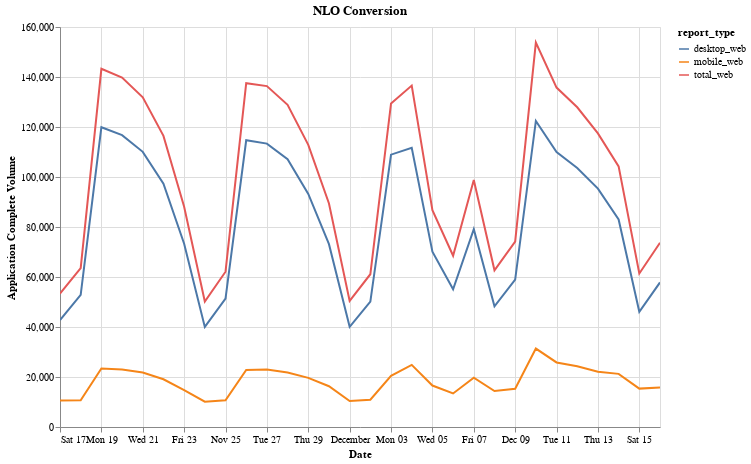

Notebook code cell kept with this figure:
### Markdown cell above
# plot data

### Code cell
data = df.query('report_type == "desktop_web"')

alt.Chart(df, height=400, width=600).mark_line().encode(
    x = alt.X('date', axis=alt.Axis(title='Date')),
    y = alt.Y('app_completes', axis=alt.Axis(title='Application Complete Volume')),
    color = 'report_type').properties(title="NLO Conversion").interactive()

### Figure 1 — Vega-Lite specification as saved in the notebook (floating-point values rounded to 4 significant figures)
{"$schema": "https://vega.github.io/schema/vega-lite/v2.6.0.json", "config": {"view": {"height": 300, "width": 400}}, "data": {"name": "data-273f0dc60f1a17574b9b37e6bcf44cd9"}, "datasets": {"data-273f0dc60f1a17574b9b37e6bcf44cd9": [{"app_completes": 53333, "app_starts": 78288, "date": "2018-11-17T00:00:00", "nlo_conversion": 0.6812, "report_type": "total_web"}, {"app_completes": 63548, "app_starts": 91914, "date": "2018-11-18T00:00:00", "nlo_conversion": 0.6914, "report_type": "total_web"}, {"app_completes": 143280, "app_starts": 203563, "date": "2018-11-19T00:00:00", "nlo_conversion": 0.7039, "report_type": "total_web"}, {"app_completes": 139752, "app_starts": 198284, "date": "2018-11-20T00:00:00", "nlo_conversion": 0.7048, "report_type": "total_web"}, {"app_completes": 131888, "app_starts": 187334, "date": "2018-11-21T00:00:00", "nlo_conversion": 0.704, "report_type": "total_web"}, {"app_completes": 116449, "app_starts": 168461, "date": "2018-11-22T00:00:00", "nlo_conversion": 0.6913, "report_type": "total_web"}, {"app_completes": 88101, "app_starts": 129080, "date": "2018-11-23T00:00:00", "nlo_conversion": 0.6825, "report_type": "total_web"}, {"app_completes": 50182, "app_starts": 74842, "date": "2018-11-24T00:00:00", "nlo_conversion": 0.6705, "report_type": "total_web"}, {"app_completes": 62116, "app_starts": 91174, "date": "2018-11-25T00:00:00", "nlo_conversion": 0.6813, "report_type": "total_web"}, {"app_completes": 137515, "app_starts": 199612, "date": "2018-11-26T00:00:00", "nlo_conversion": 0.6889, "report_type": "total_web"}, {"app_completes": 136367, "app_starts": 196360, "date": "2018-11-27T00:00:00", "nlo_conversion": 0.6945, "report_type": "total_web"}, {"app_completes": 128874, "app_starts": 183604, "date": "2018-11-28T00:00:00", "nlo_conversion": 0.7019, "report_type": "total_web"}, {"app_completes": 112883, "app_starts": 160883, "date": "2018-11-29T00:00:00", "nlo_conversion": 0.7016, "report_type": "total_web"}, {"app_completes": 89432, "app_starts": 128770, "date": "2018-11-30T00:00:00", "nlo_conversion": 0.6945, "report_type": "total_web"}, {"app_completes": 50425, "app_starts": 72853, "date": "2018-12-01T00:00:00", "nlo_conversion": 0.6921, "report_type": "total_web"}, {"app_completes": 61107, "app_starts": 88054, "date": "2018-12-02T00:00:00", "nlo_conversion": 0.694, "report_type": "total_web"}, {"app_completes": 129401, "app_starts": 184520, "date": "2018-12-03T00:00:00", "nlo_conversion": 0.7013, "report_type": "total_web"}, {"app_completes": 136572, "app_starts": 193863, "date": "2018-12-04T00:00:00", "nlo_conversion": 0.7045, "report_type": "total_web"}, {"app_completes": 86748, "app_starts": 177244, "date": "2018-12-05T00:00:00", "nlo_conversion": 0.4894, "report_type": "total_web"}, {"app_completes": 68500, "app_starts": 159190, "date": "2018-12-06T00:00:00", "nlo_conversion": 0.4303, "report_type": "total_web"}, {"app_completes": 98794, "app_starts": 124368, "date": "2018-12-07T00:00:00", "nlo_conversion": 0.7944, "report_type": "total_web"}, {"app_completes": 62662, "app_starts": 70194, "date": "2018-12-08T00:00:00", "nlo_conversion": 0.8927, "report_type": "total_web"}, {"app_completes": 74191, "app_starts": 83004, "date": "2018-12-09T00:00:00", "nlo_conversion": 0.8938, "report_type": "total_web"}, {"app_completes": 153791, "app_starts": 181289, "date": "2018-12-10T00:00:00", "nlo_conversion": 0.8483, "report_type": "total_web"}, {"app_completes": 135779, "app_starts": 175146, "date": "2018-12-11T00:00:00", "nlo_conversion": 0.7752, "report_type": "total_web"}, {"app_completes": 127887, "app_starts": 164566, "date": "2018-12-12T00:00:00", "nlo_conversion": 0.7771, "report_type": "total_web"}, {"app_completes": 117441, "app_starts": 151340, "date": "2018-12-13T00:00:00", "nlo_conversion": 0.776, "report_type": "total_web"}, {"app_completes": 104247, "app_starts": 121256, "date": "2018-12-14T00:00:00", "nlo_conversion": 0.8597, "report_type": "total_web"}, {"app_completes": 61416, "app_starts": 68106, "date": "2018-12-15T00:00:00", "nlo_conversion": 0.9018, "report_type": "total_web"}, {"app_completes": 73679, "app_starts": 80524, "date": "2018-12-16T00:00:00", "nlo_conversion": 0.915, "report_type": "total_web"}, {"app_completes": 42771, "app_starts": 58816, "date": "2018-11-17T00:00:00", "nlo_conversion": 0.7272, "report_type": "desktop_web"}, {"app_completes": 52854, "app_starts": 72379, "date": "2018-11-18T00:00:00", "nlo_conversion": 0.7302, "report_type": "desktop_web"}, {"app_completes": 119900, "app_starts": 163278, "date": "2018-11-19T00:00:00", "nlo_conversion": 0.7343, "report_type": "desktop_web"}, {"app_completes": 116749, "app_starts": 159111, "date": "2018-11-20T00:00:00", "nlo_conversion": 0.7338, "report_type": "desktop_web"}, {"app_completes": 110065, "app_starts": 149846, "date": "2018-11-21T00:00:00", "nlo_conversion": 0.7345, "report_type": "desktop_web"}, {"app_completes": 97347, "app_starts": 135379, "date": "2018-11-22T00:00:00", "nlo_conversion": 0.7191, "report_type": "desktop_web"}, {"app_completes": 73314, "app_starts": 103278, "date": "2018-11-23T00:00:00", "nlo_conversion": 0.7099, "report_type": "desktop_web"}, {"app_completes": 40048, "app_starts": 56298, "date": "2018-11-24T00:00:00", "nlo_conversion": 0.7114, "report_type": "desktop_web"}, {"app_completes": 51396, "app_starts": 71834, "date": "2018-11-25T00:00:00", "nlo_conversion": 0.7155, "report_type": "desktop_web"}, {"app_completes": 114697, "app_starts": 160309, "date": "2018-11-26T00:00:00", "nlo_conversion": 0.7155, "report_type": "desktop_web"}, {"app_completes": 113349, "app_starts": 157120, "date": "2018-11-27T00:00:00", "nlo_conversion": 0.7214, "report_type": "desktop_web"}, {"app_completes": 107108, "app_starts": 147330, "date": "2018-11-28T00:00:00", "nlo_conversion": 0.727, "report_type": "desktop_web"}, {"app_completes": 93224, "app_starts": 128245, "date": "2018-11-29T00:00:00", "nlo_conversion": 0.7269, "report_type": "desktop_web"}, {"app_completes": 73126, "app_starts": 101414, "date": "2018-11-30T00:00:00", "nlo_conversion": 0.7211, "report_type": "desktop_web"}, {"app_completes": 40063, "app_starts": 54922, "date": "2018-12-01T00:00:00", "nlo_conversion": 0.7295, "report_type": "desktop_web"}, {"app_completes": 50181, "app_starts": 68991, "date": "2018-12-02T00:00:00", "nlo_conversion": 0.7274, "report_type": "desktop_web"}, {"app_completes": 108930, "app_starts": 150440, "date": "2018-12-03T00:00:00", "nlo_conversion": 0.7241, "report_type": "desktop_web"}, {"app_completes": 111724, "app_starts": 152736, "date": "2018-12-04T00:00:00", "nlo_conversion": 0.7315, "report_type": "desktop_web"}, {"app_completes": 70156, "app_starts": 140564, "date": "2018-12-05T00:00:00", "nlo_conversion": 0.4991, "report_type": "desktop_web"}, {"app_completes": 55070, "app_starts": 125385, "date": "2018-12-06T00:00:00", "nlo_conversion": 0.4392, "report_type": "desktop_web"}, {"app_completes": 79103, "app_starts": 96886, "date": "2018-12-07T00:00:00", "nlo_conversion": 0.8165, "report_type": "desktop_web"}, {"app_completes": 48266, "app_starts": 51868, "date": "2018-12-08T00:00:00", "nlo_conversion": 0.9306, "report_type": "desktop_web"}, {"app_completes": 58920, "app_starts": 63899, "date": "2018-12-09T00:00:00", "nlo_conversion": 0.9221, "report_type": "desktop_web"}, {"app_completes": 122422, "app_starts": 142108, "date": "2018-12-10T00:00:00", "nlo_conversion": 0.8615, "report_type": "desktop_web"}, {"app_completes": 109959, "app_starts": 136723, "date": "2018-12-11T00:00:00", "nlo_conversion": 0.8042, "report_type": "desktop_web"}, {"app_completes": 103598, "app_starts": 128636, "date": "2018-12-12T00:00:00", "nlo_conversion": 0.8054, "report_type": "desktop_web"}, {"app_completes": 95356, "app_starts": 118221, "date": "2018-12-13T00:00:00", "nlo_conversion": 0.8066, "report_type": "desktop_web"}, {"app_completes": 82993, "app_starts": 92817, "date": "2018-12-14T00:00:00", "nlo_conversion": 0.8942, "report_type": "desktop_web"}, {"app_completes": 46065, "app_starts": 48553, "date": "2018-12-15T00:00:00", "nlo_conversion": 0.9488, "report_type": "desktop_web"}, {"app_completes": 57835, "app_starts": 60627, "date": "2018-12-16T00:00:00", "nlo_conversion": 0.9539, "report_type": "desktop_web"}, {"app_completes": 10562, "app_starts": 19472, "date": "2018-11-17T00:00:00", "nlo_conversion": 0.5424, "report_type": "mobile_web"}, {"app_completes": 10694, "app_starts": 19535, "date": "2018-11-18T00:00:00", "nlo_conversion": 0.5474, "report_type": "mobile_web"}, {"app_completes": 23380, "app_starts": 40285, "date": "2018-11-19T00:00:00", "nlo_conversion": 0.5804, "report_type": "mobile_web"}, {"app_completes": 23003, "app_starts": 39173, "date": "2018-11-20T00:00:00", "nlo_conversion": 0.5872, "report_type": "mobile_web"}, {"app_completes": 21823, "app_starts": 37488, "date": "2018-11-21T00:00:00", "nlo_conversion": 0.5821, "report_type": "mobile_web"}, {"app_completes": 19102, "app_starts": 33082, "date": "2018-11-22T00:00:00", "nlo_conversion": 0.5774, "report_type": "mobile_web"}, {"app_completes": 14787, "app_starts": 25802, "date": "2018-11-23T00:00:00", "nlo_conversion": 0.5731, "report_type": "mobile_web"}, {"app_completes": 10134, "app_starts": 18544, "date": "2018-11-24T00:00:00", "nlo_conversion": 0.5465, "report_type": "mobile_web"}, {"app_completes": 10720, "app_starts": 19340, "date": "2018-11-25T00:00:00", "nlo_conversion": 0.5543, "report_type": "mobile_web"}, {"app_completes": 22818, "app_starts": 39303, "date": "2018-11-26T00:00:00", "nlo_conversion": 0.5806, "report_type": "mobile_web"}, {"app_completes": 23018, "app_starts": 39240, "date": "2018-11-27T00:00:00", "nlo_conversion": 0.5866, "report_type": "mobile_web"}, {"app_completes": 21766, "app_starts": 36274, "date": "2018-11-28T00:00:00", "nlo_conversion": 0.6, "report_type": "mobile_web"}, {"app_completes": 19659, "app_starts": 32638, "date": "2018-11-29T00:00:00", "nlo_conversion": 0.6023, "report_type": "mobile_web"}, {"app_completes": 16306, "app_starts": 27356, "date": "2018-11-30T00:00:00", "nlo_conversion": 0.5961, "report_type": "mobile_web"}, {"app_completes": 10362, "app_starts": 17931, "date": "2018-12-01T00:00:00", "nlo_conversion": 0.5779, "report_type": "mobile_web"}, {"app_completes": 10926, "app_starts": 19063, "date": "2018-12-02T00:00:00", "nlo_conversion": 0.5732, "report_type": "mobile_web"}, {"app_completes": 20471, "app_starts": 34080, "date": "2018-12-03T00:00:00", "nlo_conversion": 0.6007, "report_type": "mobile_web"}, {"app_completes": 24848, "app_starts": 41127, "date": "2018-12-04T00:00:00", "nlo_conversion": 0.6042, "report_type": "mobile_web"}, {"app_completes": 16592, "app_starts": 36680, "date": "2018-12-05T00:00:00", "nlo_conversion": 0.4523, "report_type": "mobile_web"}, {"app_completes": 13430, "app_starts": 33805, "date": "2018-12-06T00:00:00", "nlo_conversion": 0.3973, "report_type": "mobile_web"}, {"app_completes": 19691, "app_starts": 27482, "date": "2018-12-07T00:00:00", "nlo_conversion": 0.7165, "report_type": "mobile_web"}, {"app_completes": 14396, "app_starts": 18326, "date": "2018-12-08T00:00:00", "nlo_conversion": 0.7856, "report_type": "mobile_web"}, {"app_completes": 15271, "app_starts": 19105, "date": "2018-12-09T00:00:00", "nlo_conversion": 0.7993, "report_type": "mobile_web"}, {"app_completes": 31369, "app_starts": 39181, "date": "2018-12-10T00:00:00", "nlo_conversion": 0.8006, "report_type": "mobile_web"}, {"app_completes": 25820, "app_starts": 38423, "date": "2018-12-11T00:00:00", "nlo_conversion": 0.672, "report_type": "mobile_web"}, {"app_completes": 24289, "app_starts": 35930, "date": "2018-12-12T00:00:00", "nlo_conversion": 0.676, "report_type": "mobile_web"}, {"app_completes": 22085, "app_starts": 33119, "date": "2018-12-13T00:00:00", "nlo_conversion": 0.6668, "report_type": "mobile_web"}, {"app_completes": 21254, "app_starts": 28439, "date": "2018-12-14T00:00:00", "nlo_conversion": 0.7474, "report_type": "mobile_web"}, {"app_completes": 15351, "app_starts": 19553, "date": "2018-12-15T00:00:00", "nlo_conversion": 0.7851, "report_type": "mobile_web"}, {"app_completes": 15844, "app_starts": 19897, "date": "2018-12-16T00:00:00", "nlo_conversion": 0.7963, "report_type": "mobile_web"}]}, "encoding": {"color": {"field": "report_type", "type": "nominal"}, "x": {"axis": {"title": "Date"}, "field": "date", "type": "temporal"}, "y": {"axis": {"title": "Application Complete Volume"}, "field": "app_completes", "type": "quantitative"}}, "height": 400, "mark": "line", "selection": {"selector017": {"bind": "scales", "encodings": ["x", "y"], "mark": {"fill": "#333", "fillOpacity": 0.125, "stroke": "white"}, "on": "[mousedown, window:mouseup] > window:mousemove!", "resolve": "global", "translate": "[mousedown, window:mouseup] > window:mousemove!", "type": "interval", "zoom": "wheel!"}}, "title": "NLO Conversion", "width": 600}
